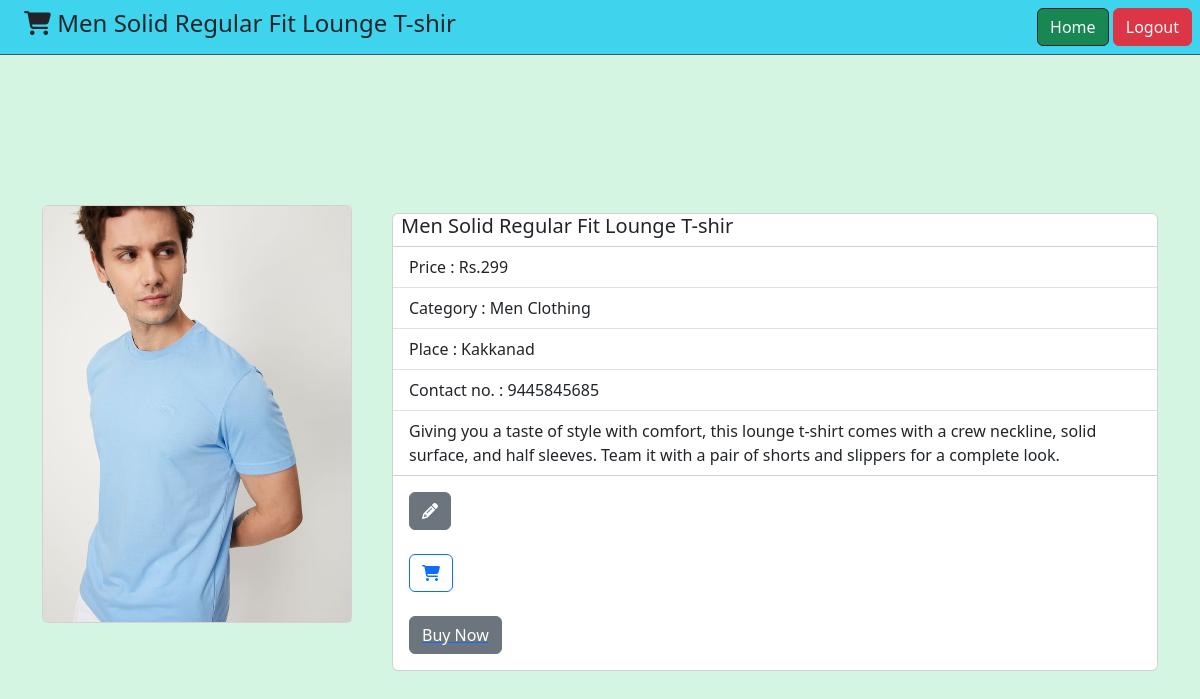
/scrap/4 (signed in), run on the app's committed database.
### scrapbox/models.py (models this page shows, shortened)
class Scrapbox(models.Model):
    name=models.CharField(max_length=200)
    category=models.CharField(max_length=200)
    price=models.IntegerField()
    location=models.CharField(max_length=200)
    picture=models.ImageField(upload_to="images",null=True,blank=True)
    phone_no=models.CharField(max_length=200,null=True)
    description=models.CharField(max_length=500,null=True,blank=True)
    user=models.ForeignKey(User,on_delete=models.CASCADE,null=True)

### scrapbox/views.py (the view)
# urls.py: path('scrap/<int:pk>',views.ItemView.as_view(),name="itemview"),
@method_decorator(signin_required,name="dispatch")
class ItemView(View):
    def get(self,request,*args,**kwargs):
        id=kwargs.get("pk")
        qs=Scrapbox.objects.get(id=id)
        return render(request,"scrapboxitem_view.html",{"data":qs})

### scrapbox/views.py (called while the page is built)
def signin_required(fn):
    def wrapper(request,*args,**kwargs):
        if not request.user.is_authenticated:
            messages.error(request,"Sign in required")
            return redirect("signin")
        else:
            return fn(request,*args, **kwargs)
    return wrapper

### scrapbox/templates/scrapboxitem_view.html (shortened to what this page needs)
<!DOCTYPE html>
{%load static%}
<html lang="en">
<head>
    <link rel="stylesheet" href="{%static 'css/detailsbyid.css' %}">
    <link rel="stylesheet" href="https://cdnjs.cloudflare.com/ajax/libs/font-awesome/6.5.1/css/all.min.css">
    <link href="https://cdn.jsdelivr.net/npm/bootstrap@5.3.2/dist/css/bootstrap.min.css" rel="stylesheet">
</head>
<body class="body"style="background-color:#D5F5E3 ">
  <nav class="navbar bg-info p-2 text-dark bg-opacity-75 border-bottom border-body text-dark text-start  " data-bs-theme="dark">
    <div class="col-l-8 d-flex justify-content-center">
              <h4 class="ms-3"> <i class="fa-solid fa-cart-shopping"></i> {{data.name}}</h4>
    </div>
    <div class="d-grid gap-2 d-md-flex justify-content-md-end">
      <div class="col-l-6">
          <div class="col-l-6">
            <a href="{%url 'index'  %}" class="btn btn-info border-dark bg-success text-light">Home</a>
            <a href="{%url 'signout'%}" class="ms-auto btn btn-danger  text-light"  >Logout </a>
          </div>
    </div>
</nav>
    <div class="container">
        <div class="card-container">
            <div class="card" style="width: 310px; margin-top: 150px;">
              {%if data.picture%}
                  <img src="{{data.picture.url}}">
              {%endif%}
            </div>
            <div class="card" style="margin-top: -410px; margin-left: 350px; width: fit-content;">
                  <h5 class="title card-title ms-2">{{data.name}}</h5>
                <ul class="list-group list-group-flush">
                  <li class="list-group-item">Price : Rs.{{data.price}}</li>
                  <li class="list-group-item">Category : {{data.category}}</li>
                  <li class="list-group-item">Place : {{data.location}}</li>
                  <li class="list-group-item">Contact no. : {{data.phone_no}}</li>
                  <li class="list-group-item">{{data.description}}</li>
                </ul>
                <div class="card-body">
                  <a href="{%url 'scrap-update' data.id %}" class="card-link"><button  class="btn btn-secondary"><i class="fa-solid fa-pencil"></i></button></a>
                  <div>&nbsp;
    <form action="{% url 'addtocart' data.id %}" method="post" data-bs-toggle="tooltip" data-bs-placement="bottom">
      <button class="btn btn-outline-primary" type="submit" name="action" value="addtocart">
        <i class="fa-solid fa-cart-shopping"></i>
      </button>
    </form>
    <a class="d-flex justify-content-start" href="{%url 'shipping' data.id%}"><button class="btn btn-secondary">Buy Now</button></a>
                  </div>
    </div>
            </div>
        </div>
    </div>
</body>
</html>

### scrapbox/static/css/detailsbyid.css (style rules this page uses)
.card { display: grid; grid-template-columns: repeat(3, 1fr); }

### data on the page
Scrapbox: name "Men Solid Regular Fit Lounge T-shir", picture (picture), price "299", category "Men Clothing", location "Kakkanad", phone_no "9445845685", description "Giving you a taste of style with comfort, this lounge t-shirt comes with a crew neckline, solid surface, and half sleeves. Team it with a pair of shorts and slippers for a complete look."
